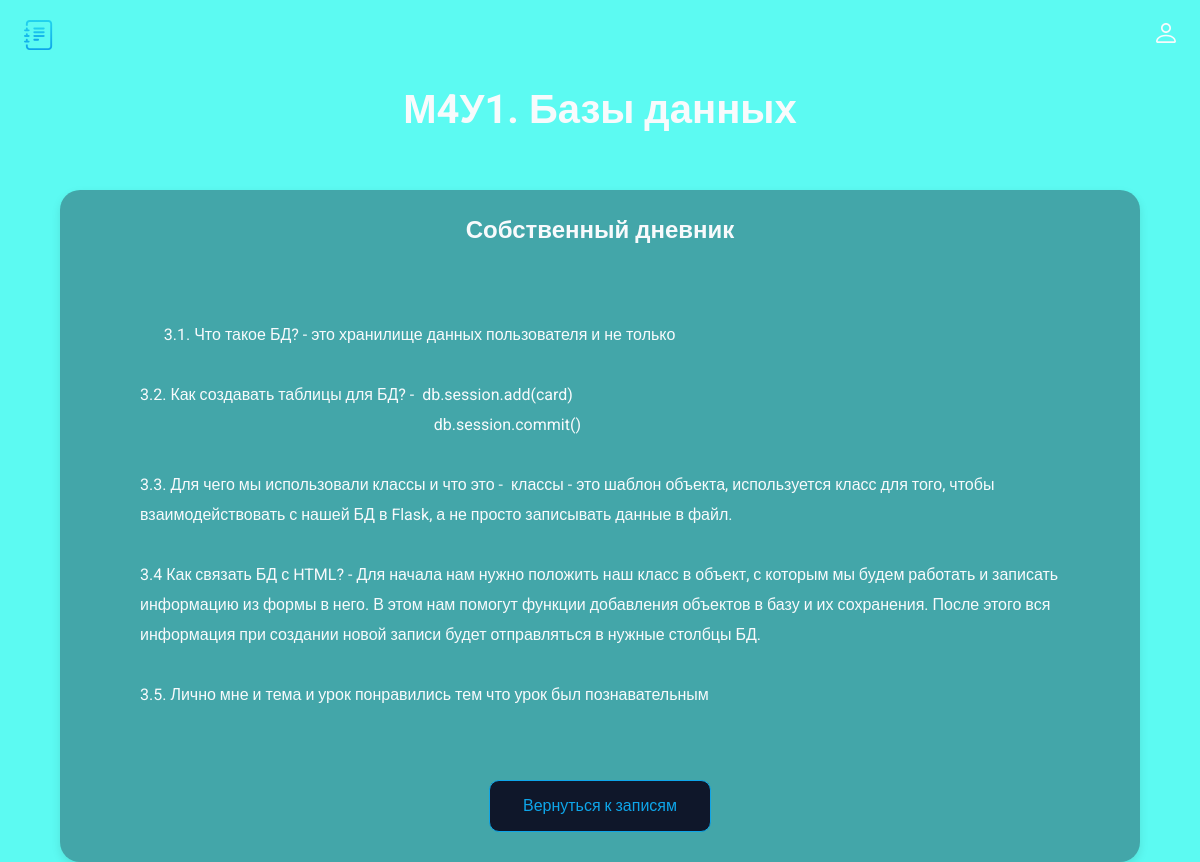
/card/1, run on the app's committed database.
### main.py (models this page shows, shortened)
class Card(db.Model):
    id = db.Column(db.Integer, primary_key=True)
    title = db.Column(db.String(100), nullable=False)
    subtitle = db.Column(db.String(300), nullable=False)
    text = db.Column(db.Text, nullable=False)

### main.py (the view)
@app.route('/card/<int:id>')
def card(id):
    card = Card.query.get(id)
    return render_template('card.html', card=card)

### templates/card.html (shortened to what this page needs)
<!doctype html>
<html lang="ru">
<head>
  <link rel="stylesheet" href="../static/css/style.css">
</head>
<body>
  <header class="header">
    <img src="../static/img/logo.svg" alt="logo" width="30" height="30">
    <ul class="main-list">
        <li class="list__item">
          <a href="">
            <img src="../static/img/login.svg" alt="login" width="20" height="20">
          </a>
    </ul>
  </header>
  <main class="main">
    {% block content %}
    <h1 class="main__title">{{card.title}}</h1>
    <div class="main__block">
      <h2 class="main__subtitle">{{card.subtitle}}</h2>
      <div class="main__text">
      {{card.text}}
      </div>
      <a class="main__link" href="/">Вернуться к записям</a>
    </div>
  </main>
  {% endblock %}
</body>
</html>

### static/css/style.css (style rules this page uses)
body { margin: 0; padding: 0; font-family: 'Roboto', sans-serif; font-size: 16px; line-height: 20px; background-color: #5cfaf2; color: #F8FAFC; }
h1, h2, p { margin: 0; }
img { object-fit: contain; }
a { text-decoration: none; color: inherit; transition: 0.2s; }
ul { list-style: none; margin: 0; padding: 0; }
.header { display: flex; justify-content: space-between; align-items: center; padding: 20px 2%; margin-bottom: 30px; }
.main-list { display: flex; align-items: center; gap: 20px; }
.main__title { font-size: 40px; text-align: center; margin-bottom: 70px; }
.main { padding: 0 5%; }
.main__block { background: rgba(30, 41, 59, 0.4); border-radius: 20px; box-shadow: 0px 4px 10px rgba(0, 0, 0, 0.1); padding: 30px 80px; display: flex; flex-direction: column; align-items: center; }
.main__subtitle { text-align: center; margin-bottom: 50px; }
.main__text { line-height: 30px; margin-bottom: 40px; white-space: pre-wrap; align-self: flex-start; }
.main__link { display: block; border: 1px solid rgba(14, 165, 233, 1); background: #0F172A; border-radius: 10px; color: rgba(14, 165, 233, 1); padding: 15px 10px; font: inherit; width: 200px; text-align: center; cursor: pointer; transition: 0.2s; }

### data on the page
Card: title "М4У1. Базы данных", subtitle "Собственный дневник", text "3.1. Что такое БД? - это хранилище данных пользователя и не только 3.2. Как создавать таблицы для БД? - db.session.add(card) db.session.commit() 3.3. Для чего мы использовали классы и что это - классы - это шаблон объекта, используется класс для того, чтобы взаимодействовать с нашей БД в Flask, а не просто записывать данные в файл. 3.4 Как связать БД с HTML? - Для начала нам нужно положить наш класс в объект, с которым мы будем работать и записать информацию из формы в него. В этом нам помогут функции добавления объектов в базу и их сохранения. После этого вся информация при создании новой записи будет отправляться в нужные столбцы БД. 3.5. Лично мне и тема и урок понравились тем что урок…"
